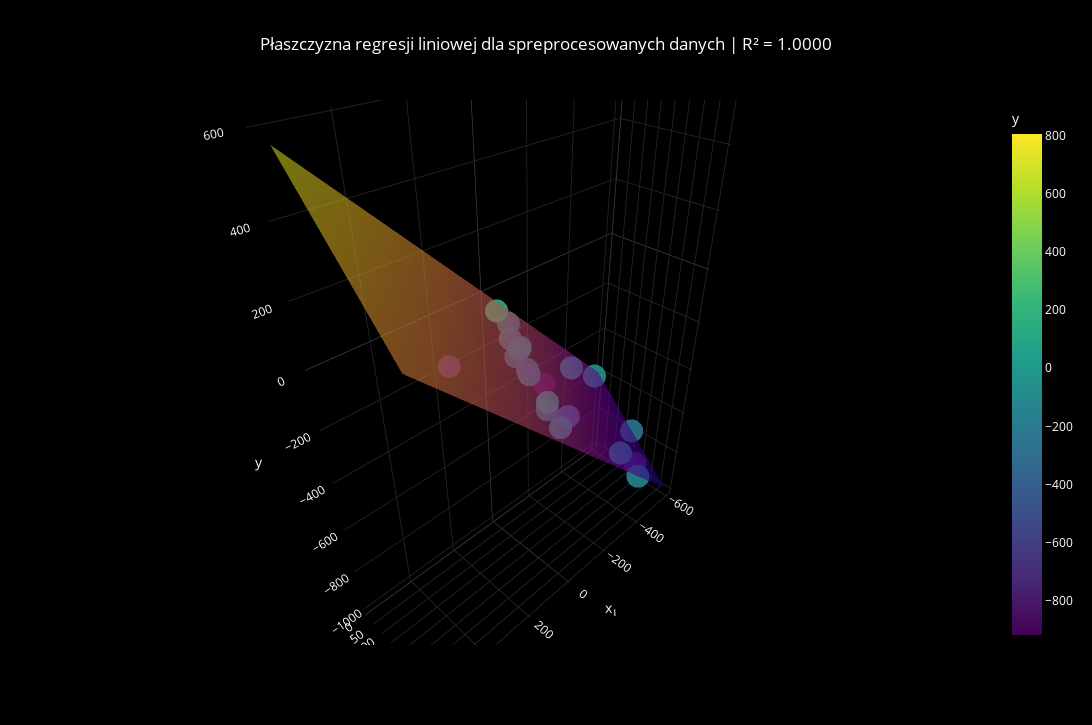

The cell this chart's notebook holds for it:
### Code cell
import plotly.graph_objects as go

x1_lin = np.linspace(X["x1"].min(), X["x1"].max(), 2)
x2_lin = np.linspace(X["x2"].min(), X["x2"].max(), 2)
X1_grid, X2_grid = np.meshgrid(x1_lin, x2_lin)
X_grid = np.column_stack([X1_grid.ravel(), X2_grid.ravel()])
Z_pred = linear_reg_pre.predict(X_grid).reshape(X1_grid.shape)

scatter = go.Scatter3d(
    x=X_test["x1"], y=X_test["x2"], z=Y_test["y"],
    mode="markers",
    marker=dict(size=8, color=data["y"], colorscale="Viridis", opacity=0.9, colorbar=dict(title="y")),
    name="Dane (raw)"
)

plane = go.Surface(
    x=X1_grid, y=X2_grid, z=Z_pred,
    opacity=0.6, showscale=False, name="Płaszczyzna regresji"
)

fig = go.Figure(data=[scatter, plane])
fig.update_layout(
    title=f"Płaszczyzna regresji liniowej dla spreprocesowanych danych | R\u00b2 = {r2_score_lin_pre:.4f}",
    scene=dict(
        xaxis=dict(title="x₁", backgroundcolor="black", gridcolor="#222", zerolinecolor="#444", color="white"),
        yaxis=dict(title="x₂", backgroundcolor="black", gridcolor="#222", zerolinecolor="#444", color="white"),
        zaxis=dict(title="y",  backgroundcolor="black", gridcolor="#222", zerolinecolor="#444", color="white"),
        bgcolor="black"
    ),
    width=1300,
    height=725,
    paper_bgcolor="black", font_color="white",
    title_x=0.5
)

fig.show()

### Figure 1 — Plotly figure (JSON) as saved in the notebook; plotly's stock layout.template omitted (floating-point values rounded to 4 significant figures)
{"data": [{"marker": {"color": [-382.6, -170.3, -252.6, -760.2, -268.3, -917.0, 101.1, -221.8, -239.5, -109.2, -39.81, -183.2, -305.5, -329.4, -5.908, -52.25, -773.2, 176.4, -68.34, -138.4, -453.5, -847.8, -325.2, -231.8, -65.43, 204.5, 63.92, -353.5, -409.7, -581.8, -108.3, 39.08, -260.6, -538.0, -761.9, 26.87, -908.8, -241.9, 75.31, -51.32, -7.578, -42.26, -154.8, -187.6, 101.4, -545.7, -129.9, -93.61, -162.6, -556.0, 805.0, -225.6, 237.2, -298.7, -119.6, -101.3, 72.29, -325.2, 70.55, 88.49, -207.7, -64.78, -261.4, -178.6, -781.7, -83.83, -395.5, 302.6, -270.9, -395.0, 390.4, -114.0, -55.81, -185.6, -543.5, 243.0, -406.9, 470.6, -272.5, -371.2, -256.2, -195.3, -659.5, -94.05, -702.8, 28.86, -83.25, -45.97, -113.5, 359.2, -56.47, 31.59, -326.4, -58.7, -89.09, -680.2, 69.7, -151.6, -295.8, -20.11], "colorbar": {"title": {"text": "y"}}, "colorscale": [[0, "#440154"], [0.1111, "#482878"], [0.2222, "#3e4989"], [0.3333, "#31688e"], [0.4444, "#26828e"], [0.5556, "#1f9e89"], [0.6667, "#35b779"], [0.7778, "#6ece58"], [0.8889, "#b5de2b"], [1, "#fde725"]], "opacity": 0.9, "size": 8}, "mode": "markers", "name": "Dane (raw)", "type": "scatter3d", "x": [30.5, 24.88, -584.7, -421.0, -0.0001016, -51.28, 0.03236, -32.94, -45.34, -20.35, -521.4, 11.61, 6.416, -88.09, 11.58, -339.9, 387.0, -13.83, -335.5, -375.7], "y": [176.1, 304.6, 204.3, 346.5, 120.4, 217.1, 281.2, 130.1, 64.49, 139.7, 43.16, 214.3, 201.1, 291.3, 348.6, 78.39, 323.2, 46.35, 334.1, 394.8], "z": [-138.4, -272.5, -781.7, -760.2, -114.0, -260.6, -270.9, -154.8, -101.3, -151.6, -556.0, -195.3, -185.6, -371.2, -325.2, -409.7, 72.29, -51.32, -659.5, -761.9]}, {"name": "Płaszczyzna regresji", "opacity": 0.6, "showscale": false, "type": "surface", "x": [[-589.8, 558.8], [-589.8, 558.8]], "y": [[6.635, 6.635], [394.8, 394.8]], "z": [[-588.9, 560.5], [-976.9, 172.4]]}], "layout": {"font": {"color": "white"}, "height": 725, "paper_bgcolor": "black", "scene": {"bgcolor": "black", "xaxis": {"backgroundcolor": "black", "color": "white", "gridcolor": "#222", "title": {"text": "x₁"}, "zerolinecolor": "#444"}, "yaxis": {"backgroundcolor": "black", "color": "white", "gridcolor": "#222", "title": {"text": "x₂"}, "zerolinecolor": "#444"}, "zaxis": {"backgroundcolor": "black", "color": "white", "gridcolor": "#222", "title": {"text": "y"}, "zerolinecolor": "#444"}}, "title": {"text": "Płaszczyzna regresji liniowej dla spreprocesowanych danych | R² = 1.0000", "x": 0.5}, "width": 1300}}
